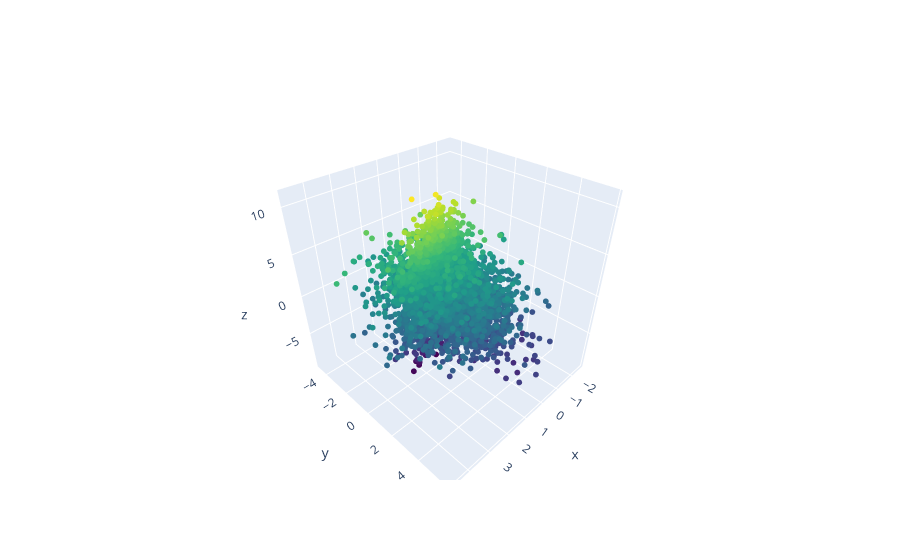

The notebook cell this image was saved under:
### Markdown cell above
We can also visualize the sample in 3D with Plotly (interactive):

### Code cell
fig = go.Figure(
    data=go.Scatter3d(
        x=sample[:, 0],
        y=sample[:, 1],
        z=sample[:, 2],
        mode="markers",
        marker={
            "size": 2,
            "color": sample[:, 2],
            "colorscale": "Viridis",
            "showscale": False,
        },
    )
)

fig.update_layout(
    scene={
        "xaxis_title": properties["x"]["label"].replace("$", ""),
        "yaxis_title": properties["y"]["label"].replace("$", ""),
        "zaxis_title": properties["z"]["label"].replace("$", ""),
        "aspectmode": "cube",
    },
    showlegend=False,
)

from IPython.display import HTML; display(HTML(fig.to_html(include_plotlyjs='cdn')))
# Save 3D scatter (requires kaleido: pip install kaleido)
try:
    fig.write_image(f"gallery/{figprefix}_3d_scatter_plotly.png")
except Exception:
    pass

### Figure 1 — Plotly figure (JSON) as saved in the notebook; plotly's stock layout.template omitted (floating-point values rounded to 4 significant figures; data arrays with more than 128 entries replaced by an {"elided": "..."} marker saying what was removed)
{"data": [{"marker": {"color": {"elided": "5000 float values"}, "colorscale": [[0, "#440154"], [0.1111, "#482878"], [0.2222, "#3e4989"], [0.3333, "#31688e"], [0.4444, "#26828e"], [0.5556, "#1f9e89"], [0.6667, "#35b779"], [0.7778, "#6ece58"], [0.8889, "#b5de2b"], [1, "#fde725"]], "showscale": false, "size": 2}, "mode": "markers", "type": "scatter3d", "x": {"elided": "5000 float values"}, "y": {"elided": "5000 float values"}, "z": {"elided": "5000 float values"}}], "layout": {"scene": {"aspectmode": "cube", "xaxis": {"title": {"text": "x"}}, "yaxis": {"title": {"text": "y"}}, "zaxis": {"title": {"text": "z"}}}, "showlegend": false}}
